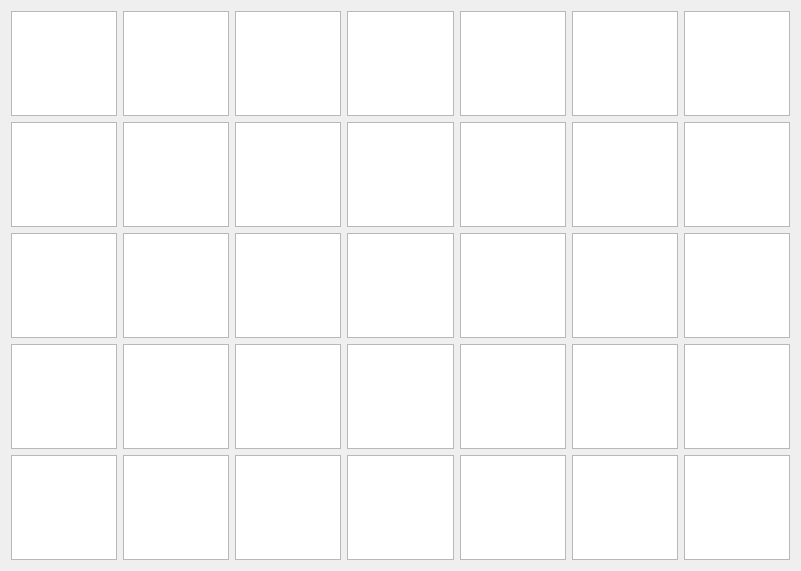
   <widget class="QWidget" name="gridLayoutWidget">
    <property name="geometry">
     <rect>
      <x>140</x>
      <y>350</y>
      <width>801</width>
      <height>571</height>
     </rect>
    </property>
    <layout class="QGridLayout" name="gameBoardGrid" rowstretch="96,96,96,96,96" columnstretch="96,96,96,96,96,96,96">
     <item row="3" column="5">
      <widget class="GridTile" name="listWidget4_6">
       <property name="verticalScrollBarPolicy">
        <enum>Qt::ScrollBarAlwaysOff</enum>
       </property>
       <property name="horizontalScrollBarPolicy">
        <enum>Qt::ScrollBarAlwaysOff</enum>
       </property>
      </widget>
     </item>
     <item row="0" column="4">
      <widget class="GridTile" name="listWidget1_5">
       <property name="verticalScrollBarPolicy">
        <enum>Qt::ScrollBarAlwaysOff</enum>
       </property>
       <property name="horizontalScrollBarPolicy">
        <enum>Qt::ScrollBarAlwaysOff</enum>
       </property>
      </widget>
     </item>
     <item row="4" column="1">
      <widget class="GridTile" name="listWidget5_2">
       <property name="verticalScrollBarPolicy">
        <enum>Qt::ScrollBarAlwaysOff</enum>
       </property>
       <property name="horizontalScrollBarPolicy">
        <enum>Qt::ScrollBarAlwaysOff</enum>
       </property>
      </widget>
     </item>
     <item row="3" column="0">
      <widget class="GridTile" name="listWidget4_1">
       <property name="verticalScrollBarPolicy">
        <enum>Qt::ScrollBarAlwaysOff</enum>
       </property>
       <property name="horizontalScrollBarPolicy">
        <enum>Qt::ScrollBarAlwaysOff</enum>
       </property>
      </widget>
     </item>
     <item row="1" column="1">
      <widget class="GridTile" name="listWidget2_2">
       <property name="verticalScrollBarPolicy">
        <enum>Qt::ScrollBarAlwaysOff</enum>
       </property>
       <property name="horizontalScrollBarPolicy">
        <enum>Qt::ScrollBarAlwaysOff</enum>
       </property>
      </widget>
     </item>
     <item row="2" column="3">
      <widget class="GridTile" name="listWidget3_4">
       <property name="verticalScrollBarPolicy">
        <enum>Qt::ScrollBarAlwaysOff</enum>
       </property>
       <property name="horizontalScrollBarPolicy">
        <enum>Qt::ScrollBarAlwaysOff</enum>
       </property>
      </widget>
     </item>
     <item row="1" column="3">
      <widget class="GridTile" name="listWidget2_4">
       <property name="verticalScrollBarPolicy">
        <enum>Qt::ScrollBarAlwaysOff</enum>
       </property>
       <property name="horizontalScrollBarPolicy">
        <enum>Qt::ScrollBarAlwaysOff</enum>
       </property>
      </widget>
     </item>
     <item row="2" column="4">
      <widget class="GridTile" name="listWidget3_5">
       <property name="verticalScrollBarPolicy">
        <enum>Qt::ScrollBarAlwaysOff</enum>
       </property>
       <property name="horizontalScrollBarPolicy">
        <enum>Qt::ScrollBarAlwaysOff</enum>
       </property>
      </widget>
     </item>
     <item row="3" column="3">
      <widget class="GridTile" name="listWidget4_4">
       <property name="verticalScrollBarPolicy">
        <enum>Qt::ScrollBarAlwaysOff</enum>
       </property>
       <property name="horizontalScrollBarPolicy">
        <enum>Qt::ScrollBarAlwaysOff</enum>
       </property>
      </widget>
     </item>
     <item row="2" column="0">
      <widget class="GridTile" name="listWidget3_1">
       <property name="verticalScrollBarPolicy">
        <enum>Qt::ScrollBarAlwaysOff</enum>
       </property>
       <property name="horizontalScrollBarPolicy">
        <enum>Qt::ScrollBarAlwaysOff</enum>
       </property>
      </widget>
     </item>
     <item row="1" column="5">
      <widget class="GridTile" name="listWidget2_6">
       <property name="verticalScrollBarPolicy">
        <enum>Qt::ScrollBarAlwaysOff</enum>
       </property>
       <property name="horizontalScrollBarPolicy">
        <enum>Qt::ScrollBarAlwaysOff</enum>
       </property>
      </widget>
     </item>
     <item row="3" column="2">
      <widget class="GridTile" name="listWidget4_3">
       <property name="verticalScrollBarPolicy">
        <enum>Qt::ScrollBarAlwaysOff</enum>
       </property>
       <property name="horizontalScrollBarPolicy">
        <enum>Qt::ScrollBarAlwaysOff</enum>
       </property>
      </widget>
     </item>
     <item row="4" column="5">
      <widget class="GridTile" name="listWidget5_6">
       <property name="verticalScrollBarPolicy">
        <enum>Qt::ScrollBarAlwaysOff</enum>
       </property>
       <property name="horizontalScrollBarPolicy">
        <enum>Qt::ScrollBarAlwaysOff</enum>
       </property>
      </widget>
     </item>
     <item row="3" column="6">
      <widget class="GridTile" name="listWidget4_7">
       <property name="verticalScrollBarPolicy">
        <enum>Qt::ScrollBarAlwaysOff</enum>
       </property>
       <property name="horizontalScrollBarPolicy">
        <enum>Qt::ScrollBarAlwaysOff</enum>
       </property>
      </widget>
     </item>
     <item row="1" column="6">
      <widget class="GridTile" name="listWidget2_7">
       <property name="verticalScrollBarPolicy">
        <enum>Qt::ScrollBarAlwaysOff</enum>
       </property>
       <property name="horizontalScrollBarPolicy">
        <enum>Qt::ScrollBarAlwaysOff</enum>
       </property>
      </widget>
     </item>
     <item row="1" column="4">
      <widget class="GridTile" name="listWidget2_5">
       <property name="verticalScrollBarPolicy">
        <enum>Qt::ScrollBarAlwaysOff</enum>
       </property>
       <property name="horizontalScrollBarPolicy">
        <enum>Qt::ScrollBarAlwaysOff</enum>
       </property>
      </widget>
     </item>
     <item row="4" column="0">
      <widget class="GridTile" name="listWidget5_1">
       <property name="verticalScrollBarPolicy">
        <enum>Qt::ScrollBarAlwaysOff</enum>
       </property>
       <property name="horizontalScrollBarPolicy">
        <enum>Qt::ScrollBarAlwaysOff</enum>
       </property>
      </widget>
     </item>
     <item row="0" column="2">
      <widget class="GridTile" name="listWidget1_3">
       <property name="verticalScrollBarPolicy">
        <enum>Qt::ScrollBarAlwaysOff</enum>
       </property>
       <property name="horizontalScrollBarPolicy">
        <enum>Qt::ScrollBarAlwaysOff</enum>
       </property>
      </widget>
     </item>
     <item row="4" column="2">
      <widget class="GridTile" name="listWidget5_3">
       <property name="verticalScrollBarPolicy">
        <enum>Qt::ScrollBarAlwaysOff</enum>
       </property>
       <property name="horizontalScrollBarPolicy">
        <enum>Qt::ScrollBarAlwaysOff</enum>
       </property>
      </widget>
     </item>
     <item row="2" column="5">
      <widget class="GridTile" name="listWidget3_6">
       <property name="verticalScrollBarPolicy">
        <enum>Qt::ScrollBarAlwaysOff</enum>
       </property>
       <property name="horizontalScrollBarPolicy">
        <enum>Qt::ScrollBarAlwaysOff</enum>
       </property>
      </widget>
     </item>
     <item row="2" column="6">
      <widget class="GridTile" name="listWidget3_7">
       <property name="verticalScrollBarPolicy">
        <enum>Qt::ScrollBarAlwaysOff</enum>
       </property>
       <property name="horizontalScrollBarPolicy">
        <enum>Qt::ScrollBarAlwaysOff</enum>
       </property>
      </widget>
     </item>
     <item row="3" column="4">
      <widget class="GridTile" name="listWidget4_5">
       <property name="verticalScrollBarPolicy">
        <enum>Qt::ScrollBarAlwaysOff</enum>
       </property>
       <property name="horizontalScrollBarPolicy">
        <enum>Qt::ScrollBarAlwaysOff</enum>
       </property>
      </widget>
     </item>
     <item row="0" column="6">
      <widget class="GridTile" name="listWidget1_7">
       <property name="verticalScrollBarPolicy">
        <enum>Qt::ScrollBarAlwaysOff</enum>
       </property>
       <property name="horizontalScrollBarPolicy">
        <enum>Qt::ScrollBarAlwaysOff</enum>
       </property>
      </widget>
     </item>
     <item row="0" column="0">
      <widget class="GridTile" name="listWidget1_1">
       <property name="verticalScrollBarPolicy">
        <enum>Qt::ScrollBarAlwaysOff</enum>
       </property>
       <property name="horizontalScrollBarPolicy">
        <enum>Qt::ScrollBarAlwaysOff</enum>
       </property>
      </widget>
     </item>
     <item row="4" column="3">
      <widget class="GridTile" name="listWidget5_4">
       <property name="verticalScrollBarPolicy">
        <enum>Qt::ScrollBarAlwaysOff</enum>
       </property>
       <property name="horizontalScrollBarPolicy">
        <enum>Qt::ScrollBarAlwaysOff</enum>
       </property>
      </widget>
     </item>
     <item row="1" column="0">
      <widget class="GridTile" name="listWidget2_1">
       <property name="verticalScrollBarPolicy">
        <enum>Qt::ScrollBarAlwaysOff</enum>
       </property>
       <property name="horizontalScrollBarPolicy">
        <enum>Qt::ScrollBarAlwaysOff</enum>
       </property>
      </widget>
     </item>
     <item row="3" column="1">
      <widget class="GridTile" name="listWidget4_2">
       <property name="verticalScrollBarPolicy">
        <enum>Qt::ScrollBarAlwaysOff</enum>
       </property>
       <property name="horizontalScrollBarPolicy">
        <enum>Qt::ScrollBarAlwaysOff</enum>
       </property>
      </widget>
     </item>
     <item row="2" column="2">
      <widget class="GridTile" name="listWidget3_3">
       <property name="verticalScrollBarPolicy">
        <enum>Qt::ScrollBarAlwaysOff</enum>
       </property>
       <property name="horizontalScrollBarPolicy">
        <enum>Qt::ScrollBarAlwaysOff</enum>
       </property>
      </widget>
     </item>
     <item row="4" column="6">
      <widget class="GridTile" name="listWidget5_7">
       <property name="verticalScrollBarPolicy">
        <enum>Qt::ScrollBarAlwaysOff</enum>
       </property>
       <property name="horizontalScrollBarPolicy">
        <enum>Qt::ScrollBarAlwaysOff</enum>
       </property>
      </widget>
     </item>
     <item row="2" column="1">
      <widget class="GridTile" name="listWidget3_2">
       <property name="verticalScrollBarPolicy">
        <enum>Qt::ScrollBarAlwaysOff</enum>
       </property>
       <property name="horizontalScrollBarPolicy">
        <enum>Qt::ScrollBarAlwaysOff</enum>
       </property>
      </widget>
     </item>
     <item row="0" column="3">
      <widget class="GridTile" name="listWidget1_4">
       <property name="verticalScrollBarPolicy">
        <enum>Qt::ScrollBarAlwaysOff</enum>
       </property>
       <property name="horizontalScrollBarPolicy">
        <enum>Qt::ScrollBarAlwaysOff</enum>
       </property>
      </widget>
     </item>
     <item row="0" column="1">
      <widget class="GridTile" name="listWidget1_2">
       <property name="verticalScrollBarPolicy">
        <enum>Qt::ScrollBarAlwaysOff</enum>
       </property>
       <property name="horizontalScrollBarPolicy">
        <enum>Qt::ScrollBarAlwaysOff</enum>
       </property>
      </widget>
     </item>
     <item row="4" column="4">
      <widget class="GridTile" name="listWidget5_5">
       <property name="verticalScrollBarPolicy">
        <enum>Qt::ScrollBarAlwaysOff</enum>
       </property>
       <property name="horizontalScrollBarPolicy">
        <enum>Qt::ScrollBarAlwaysOff</enum>
       </property>
      </widget>
     </item>
     <item row="1" column="2">
      <widget class="GridTile" name="listWidget2_3">
       <property name="verticalScrollBarPolicy">
        <enum>Qt::ScrollBarAlwaysOff</enum>
       </property>
       <property name="horizontalScrollBarPolicy">
        <enum>Qt::ScrollBarAlwaysOff</enum>
       </property>
      </widget>
     </item>
     <item row="0" column="5">
      <widget class="GridTile" name="listWidget1_6">
       <property name="verticalScrollBarPolicy">
        <enum>Qt::ScrollBarAlwaysOff</enum>
       </property>
       <property name="horizontalScrollBarPolicy">
        <enum>Qt::ScrollBarAlwaysOff</enum>
       </property>
      </widget>
     </item>
    </layout>
   </widget>
